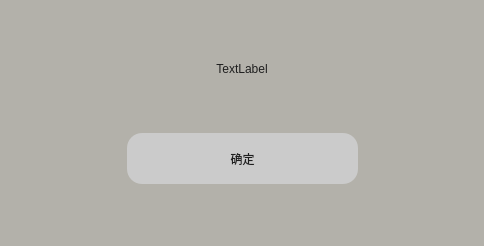
<?xml version="1.0" encoding="UTF-8"?>
<ui version="4.0">
 <class>AcceptFriendApplyAnsWgt</class>
 <widget class="QWidget" name="AcceptFriendApplyAnsWgt">
  <property name="geometry">
   <rect>
    <x>0</x>
    <y>0</y>
    <width>484</width>
    <height>246</height>
   </rect>
  </property>
  <property name="windowTitle">
   <string>Form</string>
  </property>
  <property name="styleSheet">
   <string notr="true">QWidget#AcceptFriendApplyAnsWgt {
    background-color: rgb(179,177,170);
}</string>
  </property>
  <layout class="QVBoxLayout" name="verticalLayout">
   <item>
    <spacer name="verticalSpacer_2">
     <property name="orientation">
      <enum>Qt::Vertical</enum>
     </property>
     <property name="sizeHint" stdset="0">
      <size>
       <width>20</width>
       <height>40</height>
      </size>
     </property>
    </spacer>
   </item>
   <item>
    <widget class="QLabel" name="AddFriendAnsLb">
     <property name="styleSheet">
      <string notr="true">font: 25 12pt '微软雅黑 Light';
color: rgb(31,31,31);</string>
     </property>
     <property name="text">
      <string>TextLabel</string>
     </property>
     <property name="alignment">
      <set>Qt::AlignCenter</set>
     </property>
    </widget>
   </item>
   <item>
    <spacer name="verticalSpacer_3">
     <property name="orientation">
      <enum>Qt::Vertical</enum>
     </property>
     <property name="sizeHint" stdset="0">
      <size>
       <width>20</width>
       <height>40</height>
      </size>
     </property>
    </spacer>
   </item>
   <item>
    <layout class="QHBoxLayout" name="horizontalLayout" stretch="1,2,1">
     <item>
      <spacer name="horizontalSpacer">
       <property name="orientation">
        <enum>Qt::Horizontal</enum>
       </property>
       <property name="sizeHint" stdset="0">
        <size>
         <width>40</width>
         <height>20</height>
        </size>
       </property>
      </spacer>
     </item>
     <item>
      <widget class="QPushButton" name="AckPb">
       <property name="sizePolicy">
        <sizepolicy hsizetype="Preferred" vsizetype="Expanding">
         <horstretch>0</horstretch>
         <verstretch>0</verstretch>
        </sizepolicy>
       </property>
       <property name="styleSheet">
        <string notr="true">QPushButton#AckPb {
    background-color: rgb(203,203,203);
    border-radius: 15px;
    font: 25 12pt '微软雅黑 Light';
    color: rgb(31,31,31);
}

    QPushButton#AckPb:hover {
        background-color: rgb(170,168,159);
    }

    QPushButton#AckPb:pressed {
        background-color: rgb(115,110,95);
    }</string>
       </property>
       <property name="text">
        <string>确定</string>
       </property>
      </widget>
     </item>
     <item>
      <spacer name="horizontalSpacer_2">
       <property name="orientation">
        <enum>Qt::Horizontal</enum>
       </property>
       <property name="sizeHint" stdset="0">
        <size>
         <width>40</width>
         <height>20</height>
        </size>
       </property>
      </spacer>
     </item>
    </layout>
   </item>
   <item>
    <spacer name="verticalSpacer">
     <property name="orientation">
      <enum>Qt::Vertical</enum>
     </property>
     <property name="sizeHint" stdset="0">
      <size>
       <width>20</width>
       <height>40</height>
      </size>
     </property>
    </spacer>
   </item>
  </layout>
 </widget>
 <resources/>
 <connections/>
</ui>
